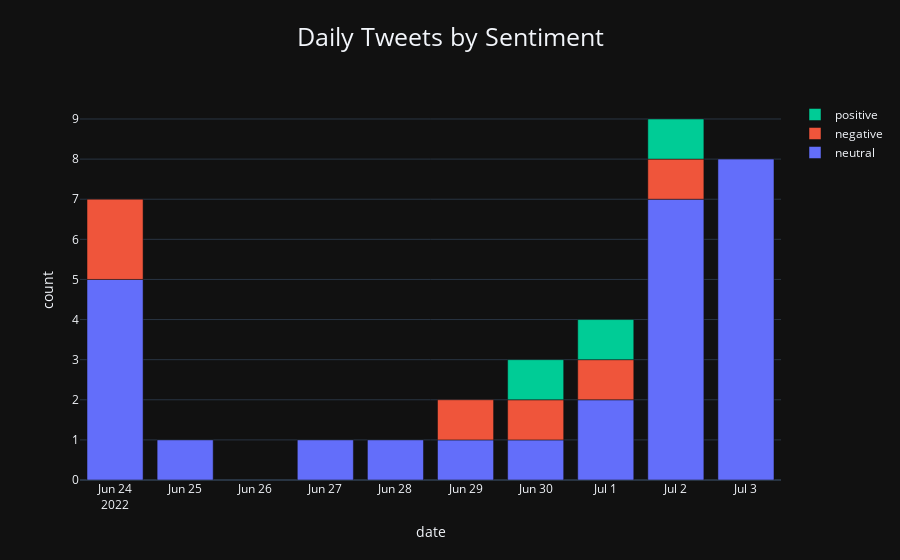

Source (notebook cell):
### Code cell
sent_bar(twt_df, 'date', 'count', 'tweet_finBERT', "Daily Tweets by Sentiment").show()

### Figure 1 — Plotly figure (JSON) as saved in the notebook; plotly's stock layout.template omitted (floating-point values rounded to 4 significant figures)
{"data": [{"alignmentgroup": "True", "hovertemplate": "tweet_finBERT=neutral<br>date=%{x}<br>count=%{y}<extra></extra>", "legendgroup": "neutral", "marker": {"color": "#636efa", "pattern": {"shape": ""}}, "name": "neutral", "offsetgroup": "neutral", "orientation": "v", "showlegend": true, "textposition": "auto", "type": "bar", "x": ["2022-06-24T00:00:00", "2022-06-25T00:00:00", "2022-06-27T00:00:00", "2022-06-28T00:00:00", "2022-06-29T00:00:00", "2022-06-30T00:00:00", "2022-07-01T00:00:00", "2022-07-02T00:00:00", "2022-07-03T00:00:00"], "xaxis": "x", "y": [5, 1, 1, 1, 1, 1, 2, 7, 8], "yaxis": "y"}, {"alignmentgroup": "True", "hovertemplate": "tweet_finBERT=negative<br>date=%{x}<br>count=%{y}<extra></extra>", "legendgroup": "negative", "marker": {"color": "#EF553B", "pattern": {"shape": ""}}, "name": "negative", "offsetgroup": "negative", "orientation": "v", "showlegend": true, "textposition": "auto", "type": "bar", "x": ["2022-06-24T00:00:00", "2022-06-29T00:00:00", "2022-06-30T00:00:00", "2022-07-01T00:00:00", "2022-07-02T00:00:00"], "xaxis": "x", "y": [2, 1, 1, 1, 1], "yaxis": "y"}, {"alignmentgroup": "True", "hovertemplate": "tweet_finBERT=positive<br>date=%{x}<br>count=%{y}<extra></extra>", "legendgroup": "positive", "marker": {"color": "#00cc96", "pattern": {"shape": ""}}, "name": "positive", "offsetgroup": "positive", "orientation": "v", "showlegend": true, "textposition": "auto", "type": "bar", "x": ["2022-06-30T00:00:00", "2022-07-01T00:00:00", "2022-07-02T00:00:00"], "xaxis": "x", "y": [1, 1, 1], "yaxis": "y"}], "layout": {"barmode": "relative", "legend": {"title": {"text": ""}, "tracegroupgap": 0, "traceorder": "reversed"}, "title": {"font": {"size": 25}, "text": "Daily Tweets by Sentiment", "x": 0.5, "xanchor": "center", "y": 0.95, "yanchor": "top"}, "xaxis": {"anchor": "y", "domain": [0, 1], "dtick": "D1", "title": {"text": "date"}}, "yaxis": {"anchor": "x", "domain": [0, 1], "title": {"text": "count"}}}}
